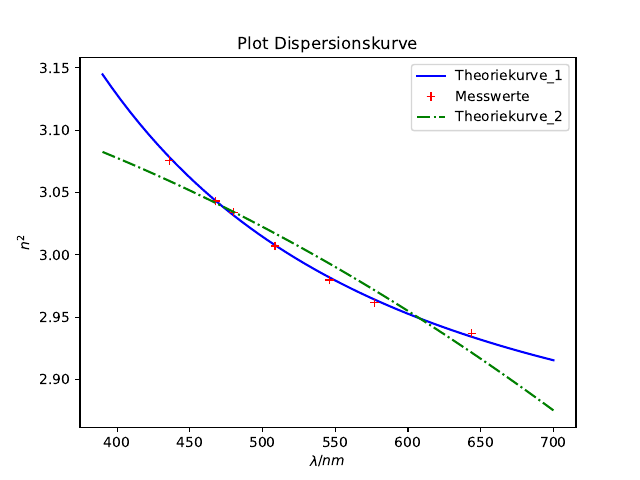

The Python source for this figure:
#alle benoetigten pakete laden
import matplotlib.pyplot as plt
import numpy as np
from scipy.optimize import curve_fit
import uncertainties.unumpy as unp
from uncertainties import ufloat
from scipy.stats import stats

#erstelle eine .txt Datei, aus der die Werte fuer die Funktion genommen werden koennen. Das, was in der ersten Spalte steht, sind automaisch die x-Werte,
#die zweite die y-Werte.

x, y = np.genfromtxt('a.txt' , unpack=True)
y=y**2
#linregress vorbereitung(Fkt definieren m=Steigung, n=y-Schnittpkt)
L1plot = np.linspace(390, 700)
def f(x, ao, ai):
    return ao + ai/(x**2)
paramsI, covarianceI = curve_fit(f, x[:6], y[:6])#das muss hier einfach alles hin...kann nicht genau sagen, was es macht.
errorsI = np.sqrt(np.diag(covarianceI))
ao = ufloat(paramsI[1], errorsI[1])
ai = ufloat(paramsI[0], errorsI[0])
plt.plot(L1plot, f(L1plot, *paramsI) , 'b-', label='Theoriekurve_1')
print(ao, ai) #Dieser Befehl gibt euch in der Kommandozeile als ersten Wert fuer m mit Fehler und den zweiten Wert
#fuer n wieder mit Fehler.

#def f1(x, o, u):
#    return o + u/(x**2)
#paramsI, covarianceI = curve_fit(f1, x, y)#das muss hier einfach alles hin...kann nicht genau sagen, was es macht.
#errorsI = np.sqrt(np.diag(covarianceI))
#o = ufloat(paramsI[1], errorsI[1])
#u = ufloat(paramsI[0], errorsI[0])
#plt.plot(L1plot, f1(L1plot, *paramsI) , 'b--', label='Theoriekurve_1.2')

def g(x, a, i):
    return a*x**2+i
paramsI, covarianceI = curve_fit(g, x, y)#das muss hier einfach alles hin...kann nicht genau sagen, was es macht.
errorsI = np.sqrt(np.diag(covarianceI))
a = ufloat(paramsI[1], errorsI[1])
i = ufloat(paramsI[0], errorsI[0])
print(a, i)

#with plt.xkcd(): (macht, dass die ganze Sache in comic sans ms optik ausgegeben wird. Sieht sehr fein aus, ist aber vielleicht nicht sooo wichtig)
#Plot der Messwerte:

 #Grenzen fuer linregr. guckt nach den Grenzwerten fuer die x-Werte.
plt.title('Plot Dispersionskurve') #Ueberschrift, die ueber dem PLot stehen wird
plt.plot(x, y,'r+', label="Messwerte") #r+, macht, dass eure Werte als rote Plusse erscheinen. mit b* kommen blaue sterne...mehr Farben kann man online finden;)
#Achsen beschriften!!!!!!
plt.ylabel(r"$n^2$") #hier wurde Tex Code verwendet, um Brueche ordentlich darzustellen. das T_P macht, dass das P als Indesx von T erscheint. Hinter den Slash kommt die Einheit fuer die jeweilige Groesse
plt.xlabel(r"$ \lambda / nm$")

plt.plot(L1plot, g(L1plot, *paramsI) , 'g-.', label='Theoriekurve_2') #b- macht eine blaue durchgezogene Linie
plt.tight_layout #macht irgendwas schoener. einfach dran machen...
plt.legend(loc="best") #macht die Legende an den Ort innerhalb des Plots, wo am meisten Platz dafuer ist.

plt.savefig('dispersion.pdf')
